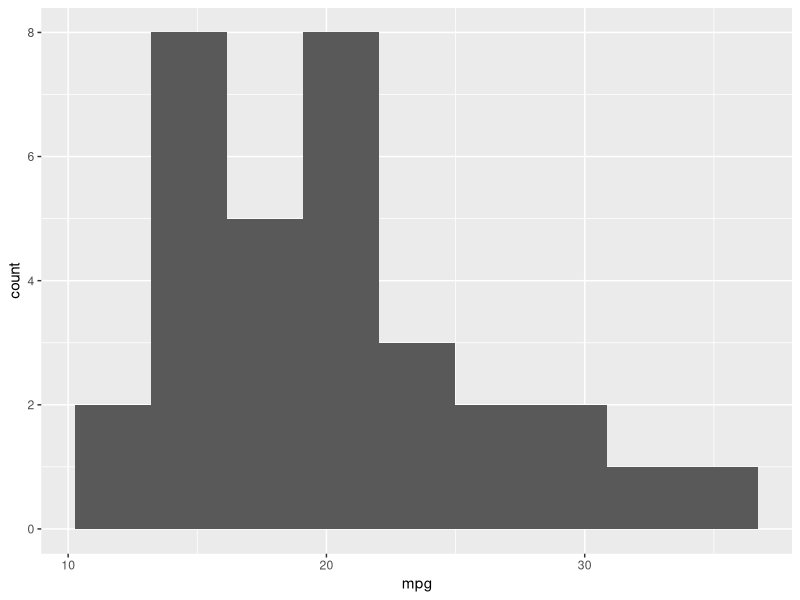
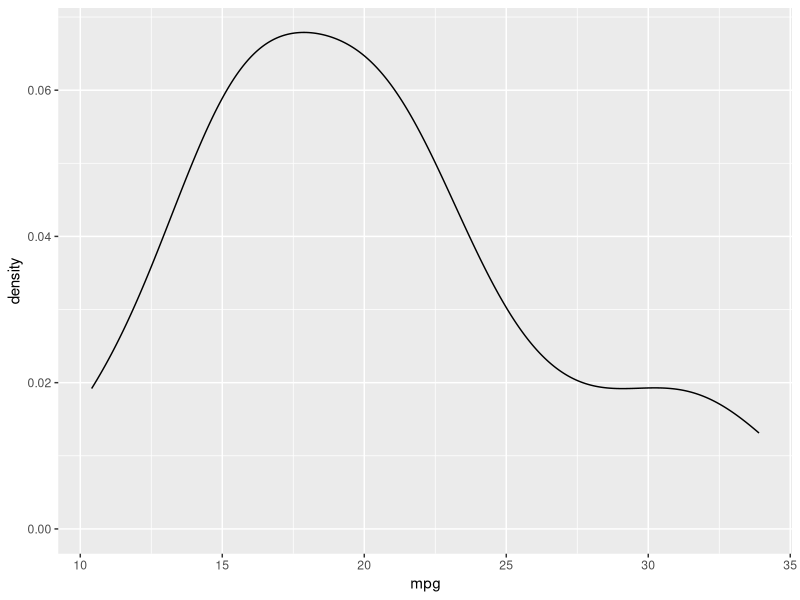
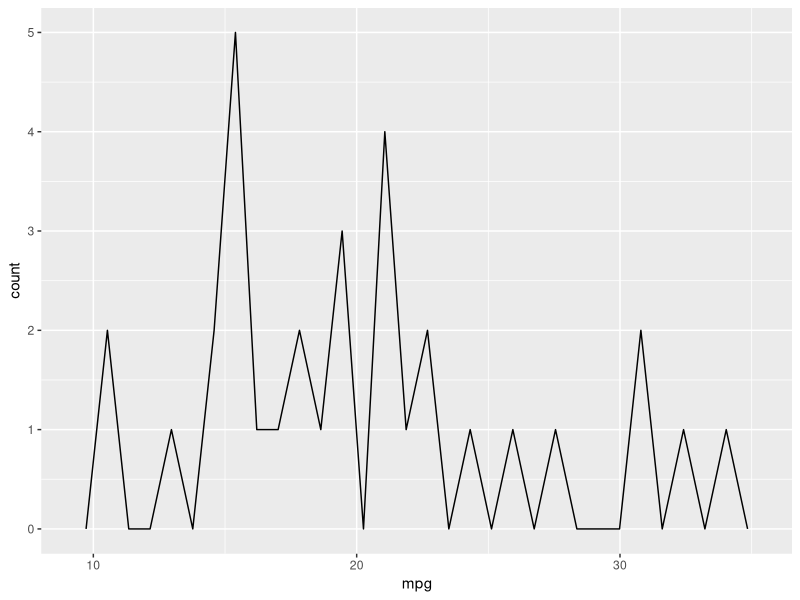
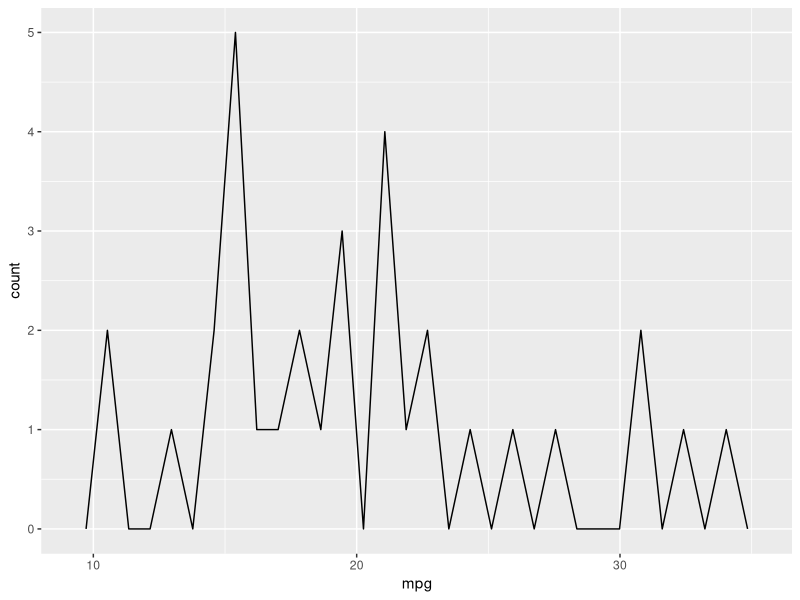
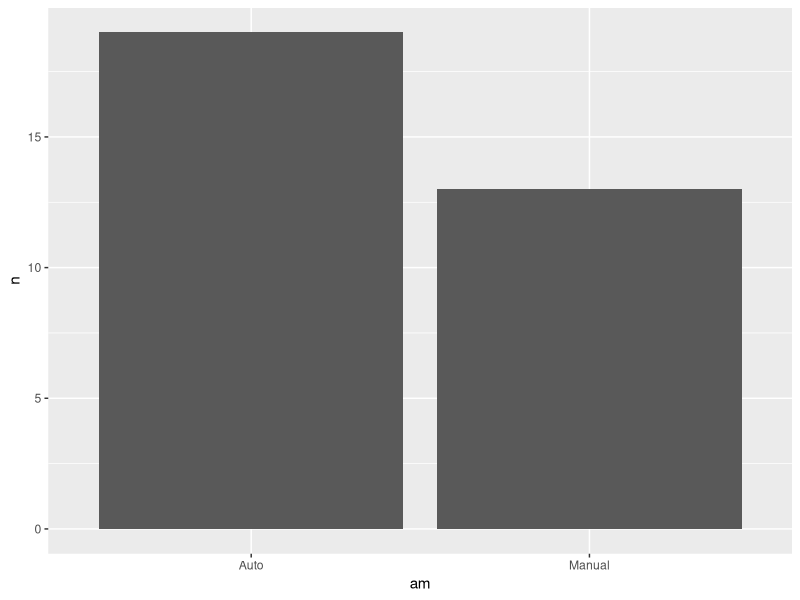
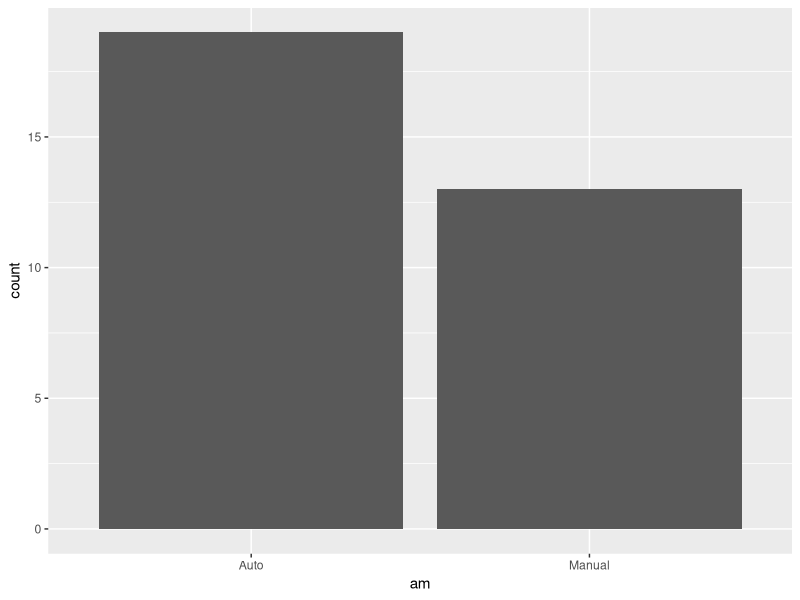
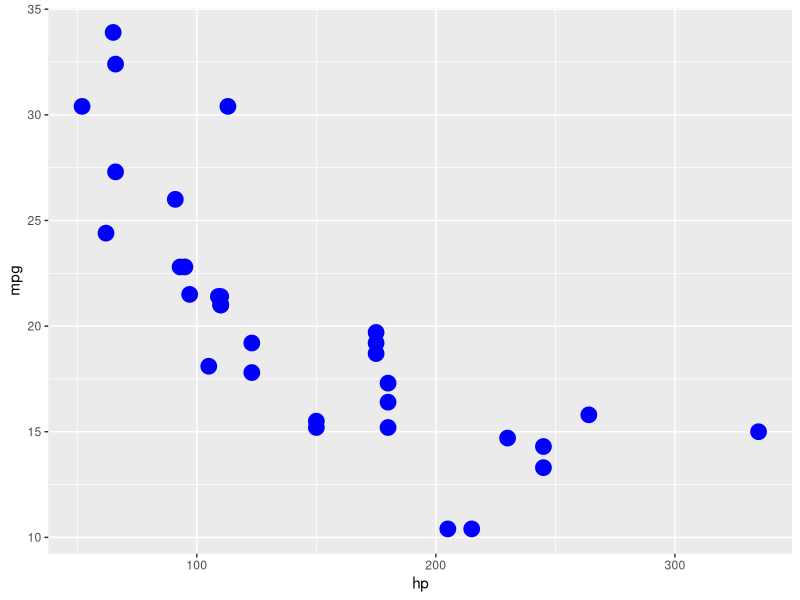

The R script that drew these images, in order:
library(tidyverse)

## data visualization
## approach 1: base R visualization
## approach 2: ggplot => grammar of graphic (beautiful, useful tool)

## base R visualization
  #plot(mtcars$mpg, mtcars$hpm, pch=16, col="red")

  #boxplot(mtcars$mpg)  

  #t1 <- table(mtcars$am)
  #barplot(t1)

##ggplot (recommended)

# one variable, numeric
ggplot(data = mtcars, mapping = aes(x=mpg)) +
  geom_histogram(bins=9)

ggplot(data = mtcars, mapping = aes(x=mpg)) +
  geom_density()

ggplot(data = mtcars, mapping = aes(x=mpg)) +
  geom_freqpoly()

ggplot(mtcars,aes(mpg)) +
  geom_freqpoly()

p1 <- ggplot(mtcars,aes(hp)) +
  geom_histogram(bins=10)

mtcars %>% filter(hp<=200) %>% count()

## geom_col vs. geom_bar
# geom_col -> get input data as summary table
# geom_bat -> get input data as dataframe

# geom_col
mtcars %>% 
  mutate(am = ifelse(am==0,"Auto","Manual")) %>%
  count(am) %>%  # loading summary table (by am) to ggplot by pipeline
  ggplot(aes(am,n))+
  geom_col()

# geom_bar
mtcars %>% mutate(am = ifelse(am==0,"Auto","Manual")) -> mtcars_am
mtcars_am %>% ggplot(aes(am)) +
  geom_bar()


## two variables, numeric
## scatter plot
mtcars %>% ggplot(aes(hp, mpg)) +
  geom_point(col="blue", size=5)
